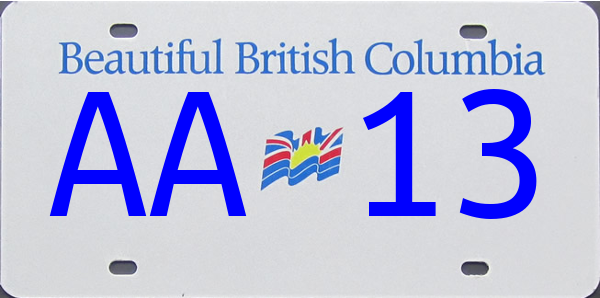
#> input picture src/plate_reader/src/pyPlates/plate/pictures/plate_AA13.png, 600 x 298 px, found by its file name; its folder holds only this picture in this run
$ python BoundingBoxes.py   (older library calls are emulated)
#> lines starting #> are read from the running program, lines starting #| are printed output that depends on the picture; after the words box and inside, x2 and y2 are one past the last pixel; in counts of white or black regions, pixels touching at a corner belong together
import numpy as np
import cv2
import os

class boxgetter():

    def __init__(self, kernel_size = (10,1), cut_max = (130,253,253), cut_min=(100, 150,45), **kwargs):
        self.kernel = np.ones(kernel_size, np.uint8)
        self.cut_max = cut_max
        self.cut_min = cut_min

    def get_letters(self, image):
        ret_list = []
#> ret_list = []
        hsv = cv2.cvtColor(image, cv2.COLOR_RGB2HSV)
#> hsv: shape (298, 600, 3); mean H, S, V 14.1, 36, 223.6
#> image is the input picture: shape (298, 600, 3); mean B, G, R 222.8, 193.9, 191.3
        colour_cut = cv2.inRange(hsv, self.cut_min,self.cut_max)
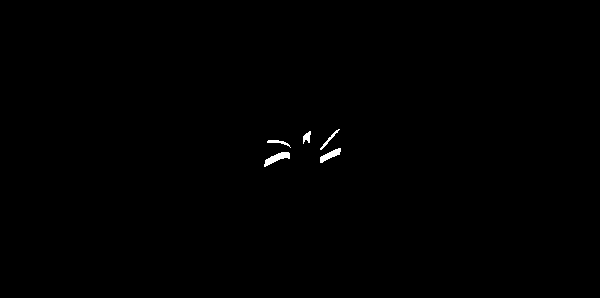
#> colour_cut: shape (298, 600); 0.28% white; 5 white regions, box (x1, y1, x2, y2) and area: (264, 152, 290, 167) 173, (320, 148, 341, 163) 137, (320, 129, 340, 150) 67, (267, 140, 291, 148) 64, (303, 131, 311, 144) 63
        cv2.imshow('colourcut', colour_cut)
        cv2.waitKey(25)

        thresh = colour_cut

        img_dilation = cv2.dilate(thresh, self.kernel, iterations=1)
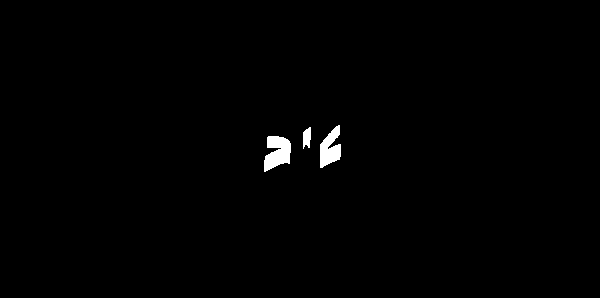
#> img_dilation: shape (298, 600); 0.76% white; 3 white regions
        #cv2.imshow('dilated', img_dilation)


        # find contours
        # cv2.findCountours() function changed from OpenCV3 to OpenCV4: now it have only two parameters instead of 3
        cv2MajorVersion = cv2.__version__.split(".")[0]
        # check for contours on thresh
        if int(cv2MajorVersion) >= 4:
            ctrs, hier = cv2.findContours(img_dilation.copy(), cv2.RETR_EXTERNAL, cv2.CHAIN_APPROX_SIMPLE)
#> ctrs = 3 contours; box (x1, y1, x2, y2) and area: (264, 136, 291, 172) 606, (320, 125, 341, 168) 503, (303, 127, 311, 149) 108
        else:
            im2, ctrs, hier = cv2.findContours(img_dilation.copy(), cv2.RETR_EXTERNAL, cv2.CHAIN_APPROX_SIMPLE)

        # sort contours

        sorted_ctrs = sorted(ctrs, key=lambda ctr: cv2.boundingRect(ctr)[0])
#> sorted_ctrs has the same summary as ctrs

        for i, ctr in enumerate(sorted_ctrs):
            # Get bounding box
            x, y, w, h = cv2.boundingRect(ctr)

            # Getting ROI
            roi = thresh[y:y + h, x:x + w]

            # # show ROI
            # cv2.imshow('segment no:'+str(i),roi)
            # cv2.rectangle(image, (x, y), (x + w, y + h), (0, 255, 0), 2)

            if w > 15 and h > 15:
                ret_list.append(roi)
#> this loop made 3 passes
#> (x, y, w, h) on passes 1 to 3: (264, 136, 27, 36), (303, 127, 8, 22), (320, 125, 21, 43)
#> pass 1, in get_letters, `roi = thresh[y:y + h, x:x + w]`:
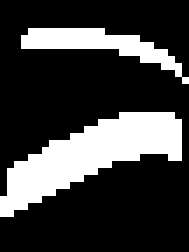
#> roi: shape (36, 27) (shown 7 times larger); 24.4% white; 2 white regions, box (x1, y1, x2, y2) and area: (0, 16, 26, 31) 173, (3, 4, 27, 12) 64
#> pass 3, in get_letters, `roi = thresh[y:y + h, x:x + w]`:
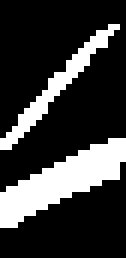
#> roi: shape (43, 21) (shown 6 times larger); 22.6% white; 2 white regions, box (x1, y1, x2, y2) and area: (0, 23, 21, 38) 137, (0, 4, 20, 25) 67
#> after the loop, ret_list = 2 items

            #    letter = image[y:x+w,y:y+h]
            #    ret_list.append(letter)

        #cv2.imshow('i', image)
        return ret_list#[x for x in ret_list if type(x) == np.ndarray and 0 not in x.shape]


if __name__ == '__main__':
    numletter = dict()
    x = boxgetter()
    path = 'Liscence_plates/Liscence_Plate_nn/pictures/'
    for F in os.listdir(path):
        print(F)
        img_list = x.get_letters(cv2.imread(path+F))
#> img_list = 2 items
        count = 0
        for i in F[6:10]:
            if i in numletter.keys():
                numletter[i] += 1
                filename = str(i) + str(numletter[i])
            else:
                numletter[i] = 0
                filename = str(i)

#> (the run stopped early here; a loop or call above may not have finished)
